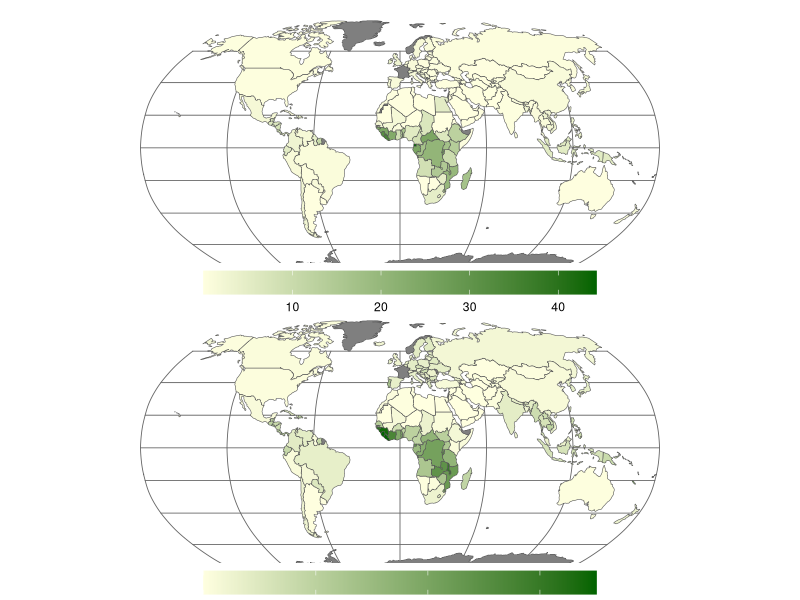
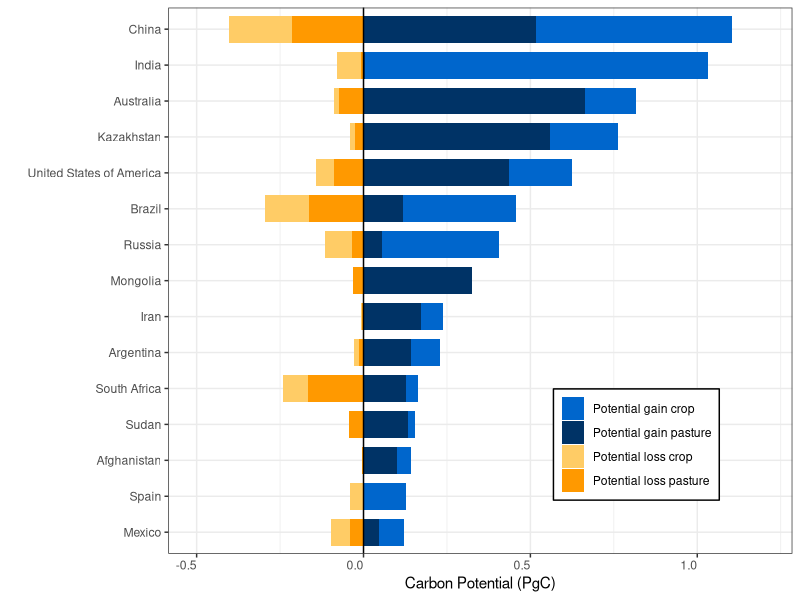
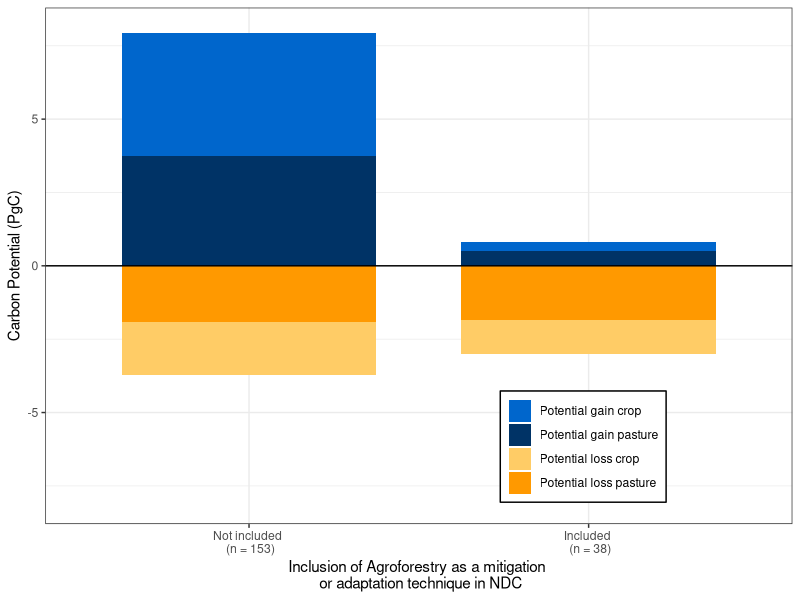
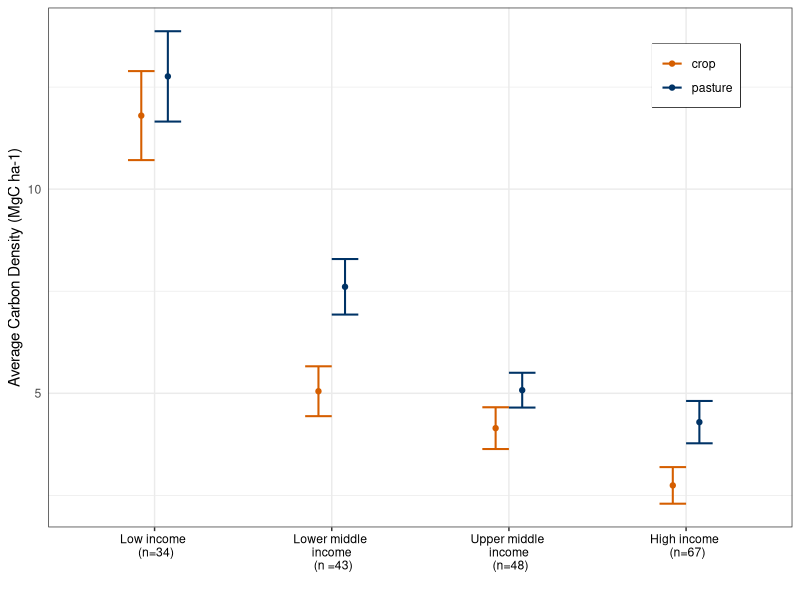
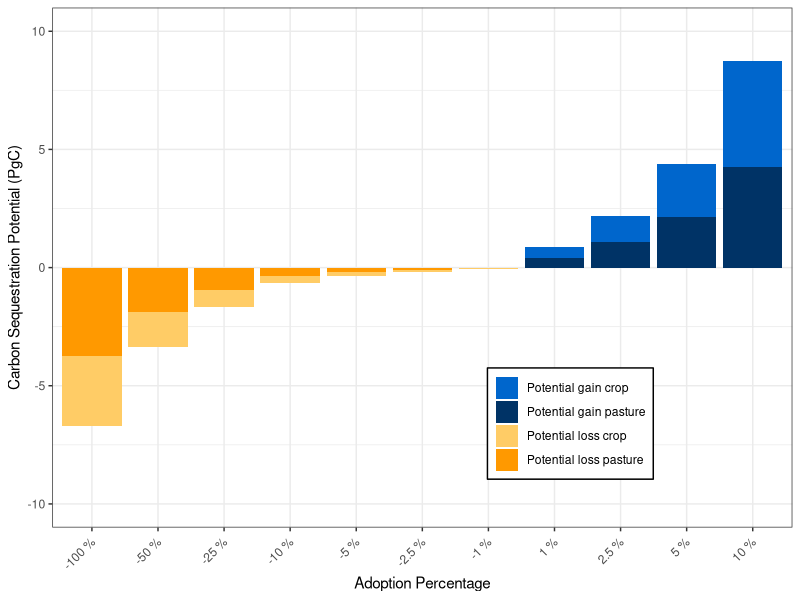
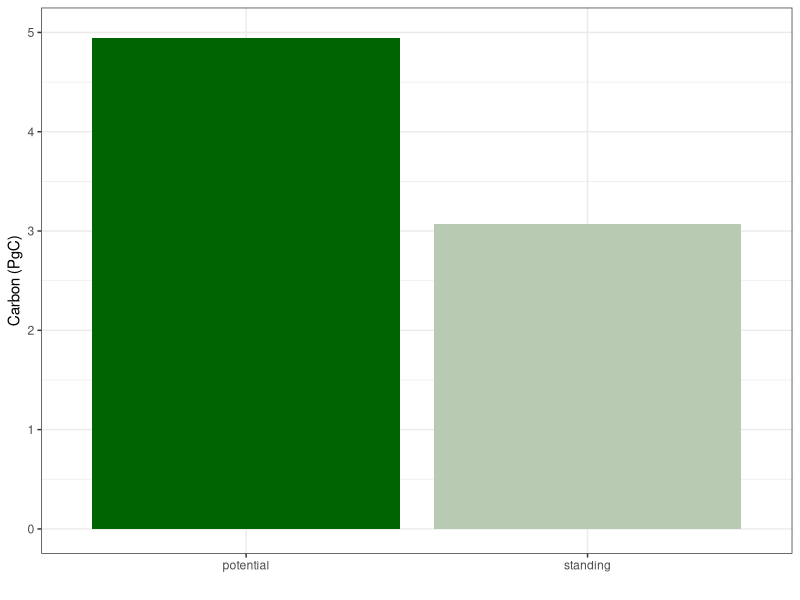
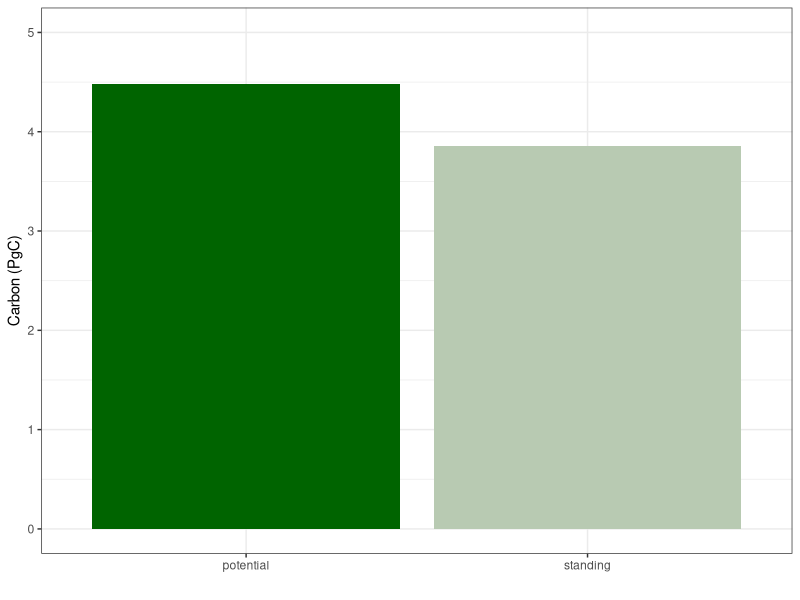

These charts were generated, in order, by the following R code:
## ---- chunk 1
library("rnaturalearth")
library("rnaturalearthdata")
library(tidyverse)
library(gridExtra)
## ---- chunk 2
IUCN_agroforestry  <- read.csv("../data/IUCN_ndc_agroforestry.csv") %>% select(Agroforestry, ISO_A3)

summary_country <-read_csv("../output/summary_country.csv") %>%
  left_join(IUCN_agroforestry) %>%
  rename(IUCN = Agroforestry)

summary_country <- summary_country %>%
  mutate(iso_a3 = ISO_A3,
         admin = NAME_EN) 

world <- ne_countries(scale = "small", returnclass = "sf") %>%
  left_join(summary_country, by = "iso_a3") %>%
  select(iso_a3, density_crop, density_pasture, IUCN) 

quantile_crop <- quantile(world$density_crop, na.rm = TRUE)
## ---- chunk 3

## ---- chunk 4
crop <- ggplot(data = world) +
  geom_sf(aes(fill = density_crop))  +
  scale_fill_gradient(low = "lightyellow",
                      high = "darkgreen",space = "Lab",
                      na.value = "grey50", guide = "colourbar", aesthetics = "fill") +
  coord_sf(crs = "+proj=robin +lon_0=0w") + theme_minimal() + 
  theme(legend.direction = "horizontal", 
        legend.position = c(0.5, 0),
        legend.title = element_blank(),
        legend.background = element_rect(fill="white",  size=0, linetype="dotted")) +
  theme(legend.key.width = unit(2, "cm")) +
  theme(panel.grid.major = element_line(color = gray(.4), size = 0.3))


pasture <- ggplot(data = world) +
  geom_sf(aes(fill = density_pasture))  +
  scale_fill_gradient(low = "lightyellow",
                      high = "darkgreen",space = "Lab",
                      na.value = "grey50", guide = "colourbar", aesthetics = "fill") +
  coord_sf(crs = "+proj=robin +lon_0=0w") + theme_minimal() + 
  theme(legend.direction = "horizontal", 
        legend.position = c(0.5, 0),
        legend.title = element_blank(),
        legend.background = element_rect(fill="white",  size=0, linetype="dotted")) +
  theme(legend.key.width = unit(2, "cm")) +
  theme(panel.grid.major = element_line(color = gray(.4), size = 0.3))

grid.arrange(crop, pasture, ncol = 1)
## ---- chunk 5
IUCN <- read_csv("../output/summary_all.csv") %>%
  left_join(IUCN_agroforestry, by = c("ISO_A3")) %>%
  select(Agroforestry, area_pasture, area_crop, biomass_pasture, biomass_crop) %>%
  #mutate(mitigation = as.factor(mitigation)) %>%
  #mutate_all(funs(ifelse(is.na(.), 0, .))) %>%
  group_by(Agroforestry) %>%
  summarise(pasture = sum(biomass_pasture, na.rm = TRUE)/1000,
            crop = sum(biomass_crop, na.rm = TRUE)/1000) %>%
  gather(-Agroforestry, key = "CP", value = "carbon_standing")

IUCN_agroforestry %>% group_by(Agroforestry) %>% count()

IUCN_potential <- read.csv("../output/potential.csv") %>% left_join(IUCN_agroforestry, by = c("ISO_A3")) %>%
  select(carbon_potential, CP, Agroforestry) %>%
  #mutate_all(funs(ifelse(is.na(.), 0, .))) %>%
  #select(mitigation.y, carbon_potential, CP) %>%
  #mutate(mitigation = as.factor(mitigation.y)) %>%
  #mutate_all(funs(ifelse(is.na(.), 0, mitigation))) %>%
  group_by(Agroforestry, CP) %>%
  summarise(carbon_potential = sum(carbon_potential, na.rm = TRUE)/10^9/10) %>%
  left_join(IUCN, by = c("Agroforestry","CP"))

sum(IUCN_potential$carbon_standing)/10^6

## ---- chunk 6
IUCN_pot_all <- IUCN_potential
IUCN_potential<- IUCN_potential %>% remove_missing() %>%
  rename(NDC = Agroforestry)
## ---- chunk 7
standing <- read.csv("../output/summary_all.csv") %>%
  select(NAME_EN, ISO_A3, biomass_pasture, biomass_crop) %>%
  #mutate(mitigation = as.factor(mitigation)) %>%
  ##mutate_all(funs(ifelse(is.na(.), 0, .))) %>%
  group_by(ISO_A3) %>%
  summarise(pasture_loss = sum(biomass_pasture/10^6, na.rm = TRUE)*(-1),
            crop_loss = sum(biomass_crop/10^6, na.rm = TRUE)*(-1)) %>%
  gather(-ISO_A3, key = "CP", value = "standing") %>%
  #mutate(mitigation = as.factor(mitigation)) %>%
  group_by(ISO_A3, CP) %>%
  summarise(carbon= sum(standing)/1000) %>%
  mutate(CP = as.factor(CP))
## ---- chunk 8
countries1<-read.csv("../output/potential.csv") %>%
  select(ISO_A3, carbon_potential, CP) %>%
  #mutate(mitigation = as.factor(mitigation)) %>%
  ##mutate_all(funs(ifelse(is.na(.), 0, .))) %>%
  group_by(ISO_A3, CP) %>%
  summarise(carbon = sum(carbon_potential, na.rm = TRUE)/10^9/10)

totals <-read.csv("../output/potential.csv") %>%
  select(ISO_A3, carbon_potential, CP) %>%
  group_by(ISO_A3) %>%
  summarise(total = sum(carbon_potential, na.rm = TRUE)) %>% arrange(-total) %>%
  top_n(15) 

fig_data <-rbind(standing, countries1)

names <- read.csv("../output/summary_all.csv") %>%
  select(NAME_EN, ISO_A3)

fig <- totals %>% left_join(fig_data) %>%
  left_join(names) %>% distinct()

## ---- chunk 9
cbPalette <- c("#999999", "#E69F00", "#56B4E9", "#009E73", "#F0E442", "#0072B2", "#D55E00", "#CC79A7")

fig %>%
  group_by(CP) %>%
  summarize(carbon = sum(carbon))

levels(fig$NAME_EN) <- c(levels(fig$NAME_EN), "China")
fig$NAME_EN[fig$NAME_EN == "People's Republic of China"] <- 'China'

fig$CP <- factor(fig$CP, levels = c("crop", "pasture", "crop_loss", "pasture_loss"))

fig %>% ggplot(aes(reorder(NAME_EN, total), carbon)) +
  geom_col(aes(fill = CP), width = 0.75) + coord_flip() +   labs(x = "",y = "Carbon Potential (PgC)", sep = "")+ theme_bw() +
  theme(legend.title = element_blank()) + theme() + theme(legend.position = c(0.75, 0.2)) +
  scale_fill_manual(labels = c("Potential gain crop", "Potential gain pasture", "Potential loss crop", "Potential loss pasture"), values = c("#0066CC", "#003366", "#FFCC66", "#FF9900")) +
  theme(axis.text.x = element_text(angle = 0, hjust = 1)) +
  ylim(-0.5,1.2) +
  geom_hline(yintercept=0, size = .5)  +
  theme(legend.background = element_rect(colour = 'black', fill = 'white', linetype='solid'))


## ---- chunk 10

IUCN_potential$NDC <- ifelse(IUCN_potential$NDC == 0, "Not included \n (n = 153)", "Included \n (n = 38)")
IUCN_potential1 <- IUCN_potential
IUCN_potential$CP <- factor(IUCN_potential$CP, levels = c("crop", "pasture", "crop_loss", "pasture_loss"))

IUCN_potential<- IUCN_potential %>%
  mutate(carbon_standing = (-1)*carbon_standing/10^6) %>%
  gather(-NDC,  -CP,  key = "key", value = "value") %>%
  mutate(CP = paste(CP, key, sep = "_")) 

IUCN_potential$CP <- factor(IUCN_potential$CP, levels = c("crop_carbon_potential", "pasture_carbon_potential", "crop_carbon_standing", "pasture_carbon_standing"))

IUCN_potential %>%
  ggplot(aes(reorder(NDC, -value), value)) + geom_col(aes(fill = CP), width=.75) + ylim(-8,8) +
  labs(x = "Inclusion of Agroforestry as a mitigation \n or adaptation technique in NDC",y = "Carbon Potential (PgC)", sep = "")+
  theme_bw() + theme(legend.position = c(0.72, 0.15)) +
  theme(legend.title = element_blank()) +
  scale_fill_manual(labels = c("Potential gain crop", "Potential gain pasture", "Potential loss crop", "Potential loss pasture"), values = c("#0066CC", "#003366", "#FFCC66", "#FF9900")) +
  theme(axis.text.x = element_text(angle = 0, hjust = 0.5)) + geom_hline(yintercept=0,size = 0.5) +
  theme(legend.background = element_rect(colour = 'black', fill = 'white', linetype='solid'))


## ---- chunk 11
IUCN_potential1 %>%
  group_by(NDC) %>%
  summarise(potential = sum(carbon_potential),
            standing = sum(carbon_standing)/10^6)

3.7/6.9
7.9/9.4
153+38
## ---- chunk 12
##"#56B4E9", "#009E73", "#F0E442", "#0072B2", "#D55E00", "#CC79A7")
## figure 2: Econ chart
read.csv("../output/summary_all.csv") %>%
  group_by(NAME_EN, INCOME_GRP) %>% summarise(biomass = 1) %>% remove_missing() %>%
  group_by(INCOME_GRP) %>%
  tally()
         
         
econ <- read_csv("../output/summary_all.csv") %>%
  select(NAME_EN, BIOME_NAME, INCOME_GRP, density_pasture, density_crop) %>% drop_na() %>%
  rename(pasture = density_pasture,
         crop = density_crop) %>%
  mutate(ECONOMY = factor(ifelse(INCOME_GRP == "1. High income: OECD" , "High income \n (n=67)",
                                 ifelse(INCOME_GRP == "2. High income: nonOECD", "High income \n (n=67)",
                                    ifelse(INCOME_GRP == "5. Low income", "Low income \n (n=34)",
                                        ifelse(INCOME_GRP =="4. Lower middle income", 
                                               "Lower middle \n income \n (n =43)",
                                               "Upper middle \n income \n (n=48)"
                                               )))))) %>%
  gather(CP,value,pasture:crop) %>%
  group_by(CP, ECONOMY) %>% 
  summarise(mean_density = mean(value),  # calculates the mean of each group
            sd = sd(value), # calculates the standard deviation of each group
            n_cb = n(),  # calculates the sample size per group
            se = sd(value)/sqrt(n()))


ggplot(econ, aes(x=reorder(ECONOMY, -mean_density), 
               y=mean_density, 
               color=CP)) + 
  geom_errorbar(aes(ymin=mean_density-se, 
                    ymax=mean_density+se), 
                width=.3, size=0.7, position=position_dodge(.3)) +
  geom_point(position=position_dodge(.3)) +
  theme_bw() + ylab("Average Carbon Density (MgC ha-1)")+ xlab("")+
  scale_color_manual(values = c("#D55E00","#003366"))+
  theme(legend.title=element_blank()) +
  theme(legend.justification = c(1, 1), legend.position = c(0.93, 0.93),
        legend.box.background = element_rect(colour = "black"))+
  theme( 
    axis.text.x = element_text(color='black'),
    axis.ticks.y = element_blank(),
    axis.title.x = element_text(size=11,color='black')
  )
## ---- chunk 13
potential<- IUCN_potential1 %>%
  group_by(CP) %>% 
  summarise(`100 % ` = sum(carbon_potential)*10,
            `-100 % ` = sum(carbon_standing)*(-1)/10^6) %>%
  mutate(`10 % ` = `100 % `*0.1,
         `5 % ` = `100 % `*0.05,
         `2.5 % ` = `100 % `*0.025,
         `1 % ` = `100 % `*0.01,
         `-50 % ` = `-100 % `*0.5,
         `-25 % ` = `-100 % `*0.25,
         `-10 % ` = `-100 % `*0.1,
         `-5 % ` = `-100 % `*0.05,
         `-2.5 % ` = `-100 % `*0.025,
         `-1 % ` = `-100 % `*0.01,) %>%
  gather(Adoption,value,`-100 % `:`-1 % `) %>%
  mutate(color = ifelse(value < 0 & CP == "crop", "trees in crop loss",
                        ifelse(value < 0 & CP == "pasture", "trees in pasture loss",
                               ifelse(value >0 & CP == "crop", "trees in crop gain", "trees in pasture gain"))))%>%
  mutate(color = as.factor(color))

potential$color <- factor(potential$color, levels = c("trees in crop gain", "trees in pasture gain", "trees in crop loss", "trees in pasture loss"))

potential %>% 
  ggplot(aes(reorder(Adoption, value), value)) +
  geom_col(aes(fill = color))+theme_bw() + scale_fill_manual(labels = c("Potential gain crop", "Potential gain pasture", "Potential loss crop", "Potential loss pasture"), values = c("#0066CC", "#003366", "#FFCC66", "#FF9900")) +
  labs(x = "Adoption Percentage",y = "Carbon Sequestration Potential (PgC)", sep = "")+
  theme(legend.title = element_blank()) + ylim(-10, 10) +
  theme(axis.text.x = element_text(angle = 45, hjust = 1))+
  theme(legend.position = c(0.7, 0.2)) +
  theme(legend.background = element_rect(colour = 'black', fill = 'white'))


## ---- chunk 14
abstract<- read.csv("../data/abstract.csv")

abstract %>% filter(CP == "crop") %>%
  #gather(-CP, key = "key", value = "value") %>%
  ggplot(aes(SP, Value)) +
  geom_bar(aes(fill = SP), stat = "identity") +
  theme_bw() +
  labs(x = "",y = "Carbon (PgC)", sep = "")+
  theme(legend.title = element_blank()) + ylim(0, 5) +
  scale_fill_manual(values = c("#006400","#B8CAB2")) +
 # theme(axis.text.x = element_text(angle = 0, hjust = 1)) +  
  theme(legend.position = "none")

## ---- chunk 15
abstract %>% filter(CP == "pasture") %>%
  #gather(-CP, key = "key", value = "value") %>%
  ggplot(aes(SP, Value)) +
  geom_bar(aes(fill = SP), stat = "identity") +
  theme_bw() +
  labs(x = "",y = "Carbon (PgC)", sep = "")+
  theme(legend.title = element_blank()) + ylim(0, 5) +
  scale_fill_manual(values = c("#006400","#B8CAB2")) +
 # theme(axis.text.x = element_text(angle = 0, hjust = 1)) +  
  theme(legend.position = "none")
